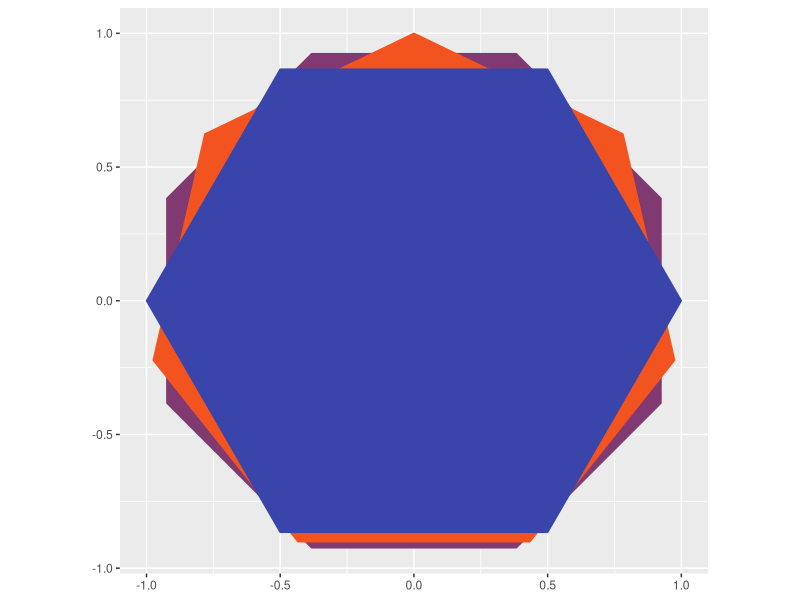
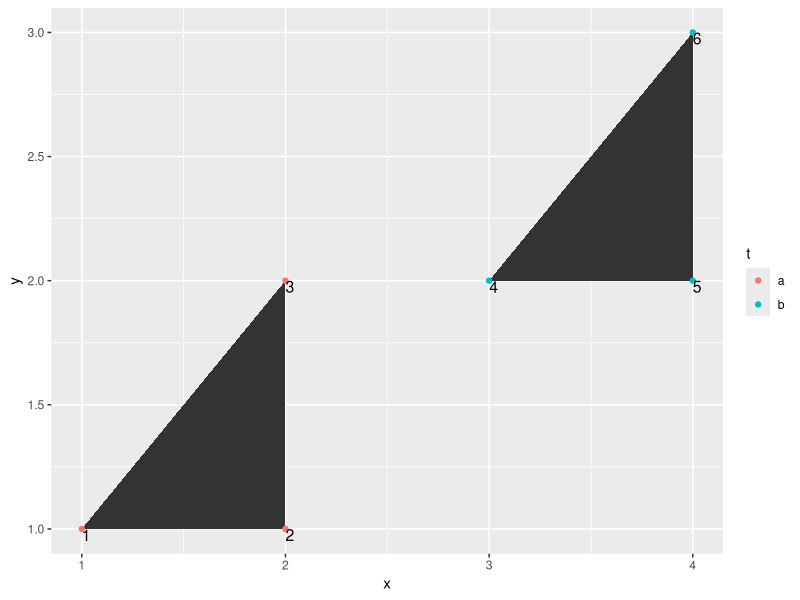
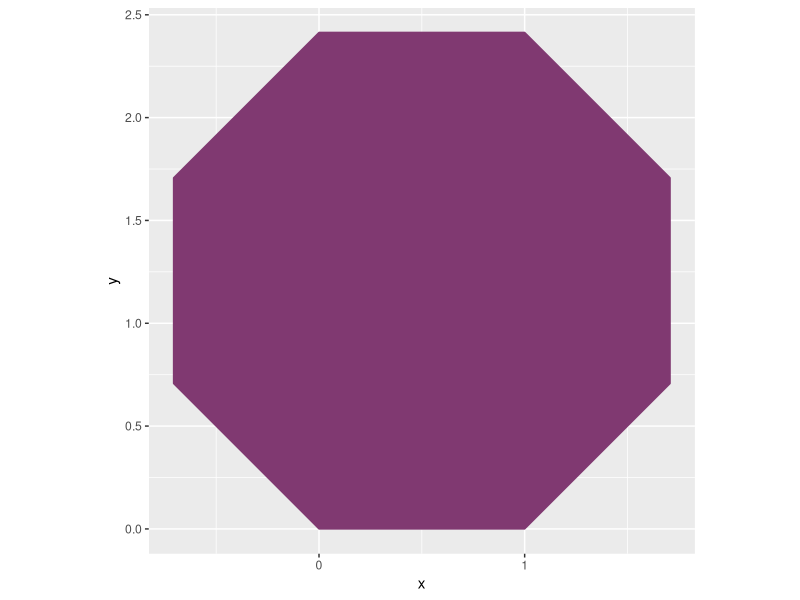
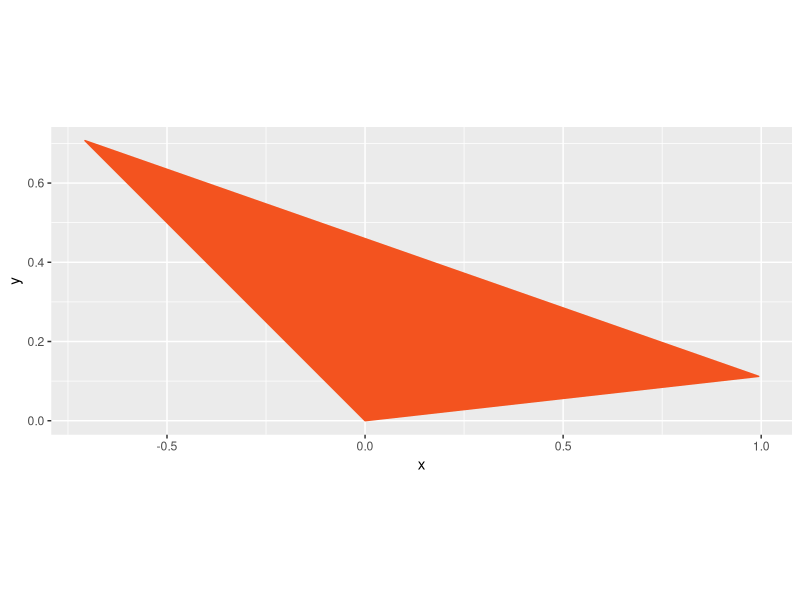
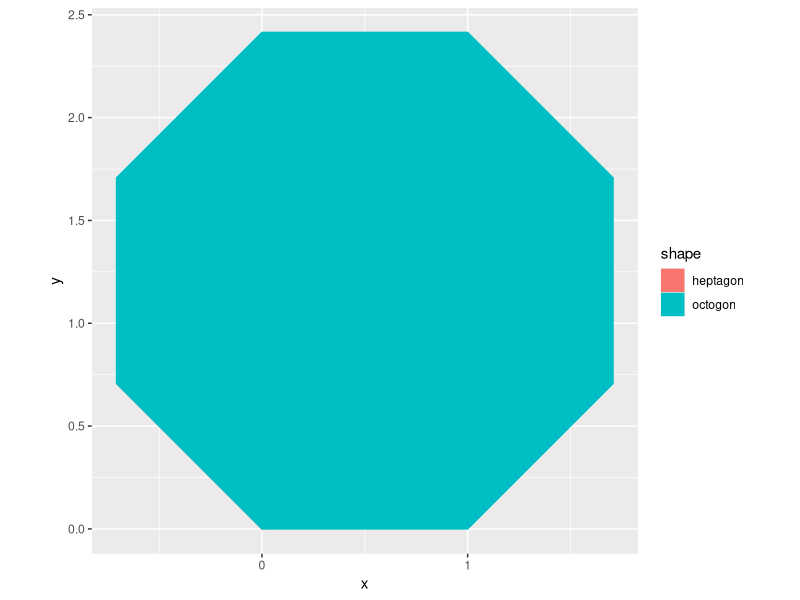
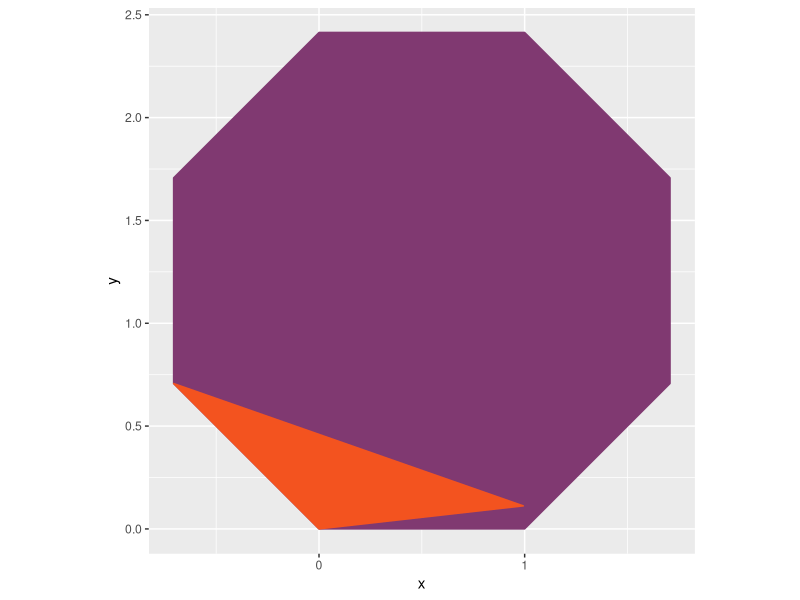
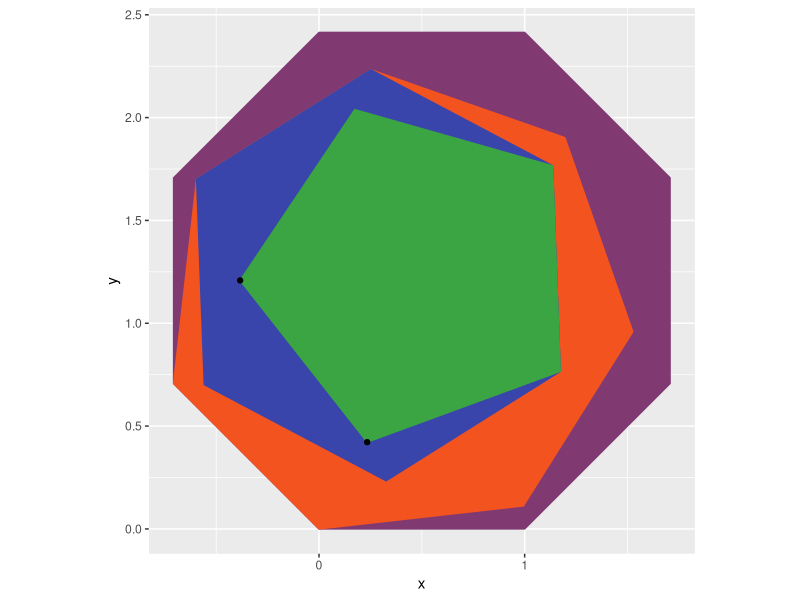
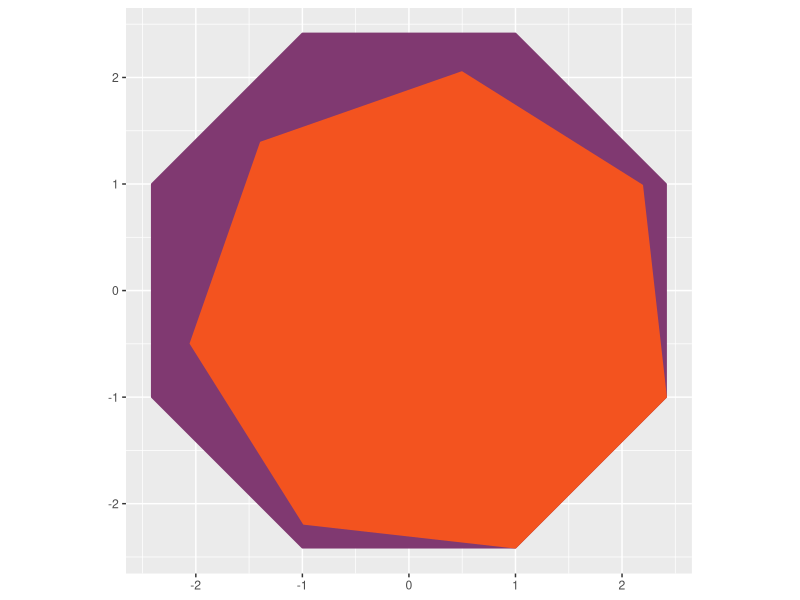

These charts were generated, in order, by the following R code: (Note: this script raises an error after producing the figures.)
## ---- chunk 1
#| label: load-packages
#| message: false

library(ggplot2)
library(ggforce)
library(dplyr)
## ---- chunk 2
#| label: draw-polygon

ggplot() +
  geom_regon(aes(x0 = 0, y0 = 0, sides = 8, r = 1, angle = 0), fill = "#803971", colour = "#803971") +
  geom_regon(aes(x0 = 0, y0 = 0, sides = 7, r = 1, angle = 0), fill = "#F3531F", colour = "#F3531F") +
  geom_regon(aes(x0 = 0, y0 = 0, sides = 6, r = 1, angle = 0), fill = "#3945AA", colour = "#3945AA") +
  coord_fixed()
## ---- chunk 3
#| label: geom-polygon-example

d <- data.frame(x=c(1,2,2, 3,4,4), 
                y=c(1,1,2, 2,2,3), 
                t=c('a', 'a', 'a',  'b', 'b', 'b'), 
                r=c(1,2,3, 4,5,6))
d

ggplot() +
  geom_polygon(data=d, mapping=aes(x=x, y=y, group=t)) + # draws the two trianges
  geom_point(data=d, aes(x=x, y=y, color=t)) + # adds coloured dots on vertices
  geom_text(data=d, aes(x=x, y=y, label=r), hjust=0, vjust=1, size=4) # numbers the corners
 
## ---- chunk 4
#| label: octogon-df

# square root of 0.5
srp5 <- sqrt(0.5)

octogon <- tribble(
  ~x, ~y,
  0, 0,
  -srp5, srp5,
  -srp5, 1 + srp5,
  0, 1 + 2*srp5,
  1, 1 + 2*srp5,
  1 + srp5, 1 + srp5,
  1 + srp5, srp5,
  1, 0
)

octogon <-
  octogon %>%
  mutate(shape = "octogon")

## ---- chunk 5
#| label: plot-octogon

ggplot() +
  geom_polygon(data = octogon,
               aes(x, y, group = shape),
               #aes(x,y),
               fill = "#803971", colour = "#803971") +
  coord_fixed()
## ---- chunk 6

#| label: heptagon-df
heptagon <- tribble(
  ~x, ~y,
  0, 0,
  -srp5, srp5,
  cos(pi/28), sin(pi/28)
)

heptagon <-
  heptagon %>%
  mutate(shape = "heptagon")
## ---- chunk 7
#| label: plot-heptagon

ggplot() +
  geom_polygon(data = heptagon,
               aes(x, y, group = shape),
               fill = "#F3531F", colour = "#F3531F") +
  coord_fixed()
## ---- chunk 8
#| label: plot-8-7

polygons <-
  bind_rows(octogon, heptagon)

## ---- chunk 9
ggplot() +
  geom_polygon(data = polygons,
               aes(x, y, group = shape, colour = shape, fill = shape)) +
  coord_fixed()
## ---- chunk 10
ggplot() +
  geom_polygon(data = octogon,
               aes(x, y, group = shape),
               fill = "#803971", colour = "#803971") +
  geom_polygon(data = heptagon,
               aes(x, y, group = shape),
               fill = "#F3531F", colour = "#F3531F") +
  coord_fixed()
## ---- chunk 11
#| label: octogon-df-2

# square root of 0.5
srp5 <- sqrt(0.5)

octogon <- tribble(
  ~x, ~y,
  0, 0,
  -srp5, srp5,
  -srp5, 1 + srp5,
  0, 1 + 2*srp5,
  1, 1 + 2*srp5,
  1 + srp5, 1 + srp5,
  1 + srp5, srp5,
  1, 0
)

## ---- chunk 12

#| label: heptagon-df-2
heptagon <- tribble(
  ~x, ~y,
  0, 0,
  -srp5, srp5,
  -srp5+sin(pi/28), srp5+cos(pi/28), #shared with hexagon
  -srp5+sin(pi/28)+cospi(5/28), srp5+cos(pi/28) + sinpi(5/28), #shared with hexagon
  -srp5+sin(pi/28)+cospi(5/28)+sinpi(11/28), srp5+cos(pi/28) + sinpi(5/28) - cospi(11/28),
  cos(pi/28) + sinpi(5/28), sin(pi/28) + cospi(5/28),
  cos(pi/28), sin(pi/28)
)
## ---- chunk 13
a <- acos(sinpi(5/28))
b <- 2*pi/3 - a
g <- pi/2 - b
d <- pi/2 - a
h <- pi/6 - g
j <- pi/2 - h
k <- 2*pi/3 - j
e <- 2*pi/3 - d

x0 <- -srp5+sin(pi/28)
y0 <- srp5+cos(pi/28)
x1 <- -srp5+sin(pi/28)+cospi(5/28)
y1 <- srp5+cos(pi/28) + sinpi(5/28)
## ---- chunk 14
#| label: hexagon
# hexagon <- tribble(
#   ~x, ~y,
#   -srp5+sin(pi/28), srp5+cos(pi/28), #shared with hexagon
#   -srp5+sin(pi/28)+cospi(5/28), srp5+cos(pi/28) + sinpi(5/28), #shared with hexagon
#   -srp5+sin(pi/28)+cospi(5/28) + sin(b), srp5+cos(pi/28) + sinpi(5/28) - cos(b)
# )

hexagon <- tribble(
  ~x, ~y,
  x0, y0, #shared with hexagon
  x1, y1, #shared with hexagon
  x1 + sin(b), y1 - cos(b),
  x1 + sin(b) + sin(h), y1 - cos(b) - cos(h),
  x1 + sin(b) + sin(h) - cos(k), y1 - cos(b) - cos(h) -sin(k),
  x0 + cos(e), y0 - sin(e)
)
## ---- chunk 15
#| label: pentagon

a2 <- 2*pi/5 - h
b2 <- pi/2 - a2
d2 <- 2*pi/5 - b2
e2 <- pi/2 - d2
f2 <- 2*pi/5 - e2

pentagon <- tribble(
  ~x, ~y,
  x1 + sin(b), y1 - cos(b),
  x1 + sin(b) + sin(h), y1 - cos(b) - cos(h),
  x1 + sin(b) + sin(h) - sin(a2), y1 - cos(b) - cos(h) - cos(a2),
  x1 + sin(b) + sin(h) - sin(a2) - cos(d2), y1 - cos(b) - cos(h) - cos(a2) + sin(d2),
  x1 + sin(b) + sin(h) - sin(a2) - cos(d2) + sin(f2), y1 - cos(b) - cos(h) - cos(a2) + sin(d2) + cos(f2)
)

## ---- chunk 16
#| label: square

x2 <- x1 + sin(b) + sin(h) - sin(a2)
y2 <- y1 - cos(b) - cos(h) - cos(a2)

square <- tribble(
  ~x, ~y,
  x2, y2,
  x2 - cos(d2), y2 + sin(d2),
)

## ---- chunk 17

#| plot

ggplot() +
  geom_polygon(data = octogon,
               aes(x, y),
               fill = "#803971", colour = "#803971") +
  geom_polygon(data = heptagon,
               aes(x, y),
               fill = "#F3531F", colour = "#F3531F") +
  geom_polygon(data = hexagon,
               aes(x,y),
               fill = "#3945AA", colour = "#3945AA") +
  geom_polygon(data = pentagon,
               aes(x, y),
               fill = "#3AA542", colour = "#3AA542") +
  geom_point(data = square,
               aes(x, y)
               #fill = "#3AA542", colour = "#3AA542") +
  ) +
  coord_fixed() 
## ---- chunk 18
r8 <- 1/sin(pi/8)
r7 <- 1/sin(pi/7)
a8 <- 1/tan(pi/8)
a7 <- 1/tan(pi/7)

r87 <- r8-r7
a87 <- a8-a7

# z <- pi/4 - pi/8 #4 in relation to n?
## ---- chunk 19
ggplot() +
  geom_regon(aes(x0 = 0, y0 = 0, sides = 8, r = 1/sin(pi/8), angle = 0), fill = "#803971", colour = "#803971") +
  geom_regon(aes(x0 = a87*cos(7 * pi/4), 
                 y0 = a87*sin(7 * pi/4), 
                 #x0 = 0,
                 #y0 = 0,
                 sides = 7, 
                 r = 1/sin(pi/7), 
                 angle = (2*pi)/8), 
                 fill = "#F3531F", colour = "#F3531F") +
  coord_fixed()
## ---- chunk 20
ggplot() +
  geom_regon(aes(x0 = 0, y0 = 0, sides = 8, r = 1/sin(pi/8), angle = 0), fill = "#803971", colour = "#803971") +
  geom_regon(aes(#x0 = a87*sin(2 * pi/4), 
                 #y0 = a87*cos(2 * pi/4), 
                 x0 = a87*cos(0 * pi/4),
                 y0 = a87*sin(0 * pi/4), 
                 #x0 = 0,
                 #y0 = 0,
                 sides = 7, 
                 r = 1/sin(pi/7), 
                 angle = 2*(2*pi)/8), 
                 fill = "#F3531F", colour = "#F3531F") +
  coord_fixed()
## ---- chunk 21
ggplot() +
  geom_regon(aes(x0 = 0, y0 = 0, sides = 8, r = 1/sin(pi/8), angle = 0), fill = "#803971", colour = "#803971") +
  geom_regon(aes(x0 = a87*sin(1 * pi/4), 
                 y0 = a87*cos(1 * pi/4), 
                 #x0 = 0,
                 #y0 = 0,
                 sides = 7, 
                 r = 1/sin(pi/7), 
                 angle = 3*(2*pi)/8), 
                 fill = "#F3531F", colour = "#F3531F") +
  coord_fixed()
## ---- chunk 22
ggplot() +
  geom_regon(aes(x0 = 0, y0 = 0, sides = 8, r = 1/sin(pi/8), angle = 0), fill = "#803971", colour = "#803971") +
  geom_regon(aes(x0 = a87*cos(2 * pi/4),
                 y0 = a87*sin(2 * pi/4), 
                 #x0 = 0,
                 #y0 = 0,
                 sides = 7, 
                 r = 1/sin(pi/7), 
                 angle = 4*(2*pi)/8), 
                 fill = "#F3531F", colour = "#F3531F") +
  coord_fixed()
## ---- chunk 23
ggplot() +
  geom_regon(aes(x0 = 0, y0 = 0, sides = 8, r = 1/sin(pi/8), angle = 0), fill = "#803971", colour = "#803971") +
  geom_regon(aes(x0 = a87*cos(3 * pi/4),
                 y0 = a87*sin(3 * pi/4), 
                 #x0 = 0,
                 #y0 = 0,
                 sides = 7, 
                 r = 1/sin(pi/7), 
                 angle = 5*(2*pi)/8), 
                 fill = "#F3531F", colour = "#F3531F") +
  coord_fixed()
## ---- chunk 24
ggplot() +
  geom_regon(aes(x0 = 0, y0 = 0, sides = 8, r = 1/sin(pi/8), angle = 0), fill = "#803971", colour = "#803971") +
  geom_regon(aes(x0 = a87*cos(4 * pi/4),
                 y0 = a87*sin(4 * pi/4), 
                 #x0 = 0,
                 #y0 = 0,
                 sides = 7, 
                 r = 1/sin(pi/7), 
                 angle = 6*(2*pi)/8), 
                 fill = "#F3531F", colour = "#F3531F") +
  coord_fixed()
## ---- chunk 25
ggplot() +
  geom_regon(aes(x0 = 0, y0 = 0, sides = 8, r = 1/sin(pi/8), angle = 0), fill = "#803971", colour = "#803971") +
  geom_regon(aes(x0 = a87*cos(5 * pi/4),
                 y0 = a87*sin(5 * pi/4), 
                 #x0 = 0,
                 #y0 = 0,
                 sides = 7, 
                 r = 1/sin(pi/7), 
                 angle = 7*(2*pi)/8), 
                 fill = "#F3531F", colour = "#F3531F") +
  coord_fixed()
## ---- chunk 26
ggplot() +
  geom_regon(aes(x0 = 0, y0 = 0, sides = 8, r = 1/sin(pi/8), angle = 0), fill = "#803971", colour = "#803971") +
  geom_regon(aes(x0 = a87*cos(6 * pi/4),
                 y0 = a87*sin(6 * pi/4), 
                 #x0 = 0,
                 #y0 = 0,
                 sides = 7, 
                 r = 1/sin(pi/7), 
                 angle = 0*(2*pi)/8), 
                 fill = "#F3531F", colour = "#F3531F") +
  coord_fixed()
## ---- chunk 27

n <- 8
k <- 4

ggplot() +
  geom_regon(aes(x0 = 0, y0 = 0, sides = 8, r = 1/sin(pi/8), angle = 0), fill = "#803971", colour = "#803971") +
  geom_regon(aes(x0 = a87*cos((k-1) * pi/4),
                 y0 = a87*sin((k-1) * pi/4), 
                 #x0 = 0,
                 #y0 = 0,
                 sides = 7, 
                 r = 1/sin(pi/7), 
                 angle = (k+1)*(2*pi)/n), 
                 fill = "#F3531F", colour = "#F3531F") +
  coord_fixed()
## ---- chunk 28
n <- 6
k <- 1

rn <- 1/sin(pi/n)
rnm1 <- 1/sin(pi/(n-1))
an <- 1/tan(pi/n)
anm1 <- 1/tan(pi/(n-1))

rd <- rn-rnm1 # r_difference
ad <- an-anm1


ggplot() +
  geom_regon(aes(x0 = 0, y0 = 0, sides = n, r = rn, angle = pi/2), fill = "#803971", colour = "#803971") +
  geom_regon(aes(x0 = ad*cos((k+1) * 2*pi/n),
                 y0 = ad*sin((k+1) * 2*pi/n), 
                 #x0 = 0,
                 #y0 = 0,
                 sides = (n-1), 
                 r = rnm1, 
                 angle = (k-1)*(2*pi)/n), 
                 fill = "#F3531F", colour = "#F3531F") +
  coord_fixed()
## ---- chunk 29
n <- 6
k <- 2

rn <- 1/sin(pi/n)
rnm1 <- 1/sin(pi/(n-1))
an <- 1/tan(pi/n)
anm1 <- 1/tan(pi/(n-1))

rd <- rn-rnm1 # r_difference
ad <- an-anm1


ggplot() +
  geom_regon(aes(x0 = 0, y0 = 0, sides = n, r = rn, angle = pi/2), fill = "#803971", colour = "#803971") +
  geom_regon(aes(x0 = ad*cos((k-1) * 2*pi/n),
                 y0 = ad*sin((k-1) * 2*pi/n), 
                 #x0 = 0,
                 #y0 = 0,
                 sides = (n-1), 
                 r = rnm1, 
                 angle = (k+1)*(2*pi)/n), 
                 fill = "#F3531F", colour = "#F3531F") +
  coord_fixed()
## ---- chunk 30
#| label: draw-polygon-90

ggplot() +
  geom_regon(aes(x0 = 0, y0 = 0, sides = 8, r = 1, angle = pi/2), fill = "#803971", colour = "#803971") +
  geom_regon(aes(x0 = 0, y0 = 0, sides = 7, r = 1, angle = pi/2), fill = "#F3531F", colour = "#F3531F") +
  geom_regon(aes(x0 = 0, y0 = 0, sides = 6, r = 1, angle = pi/2), fill = "#3945AA", colour = "#3945AA") +
    geom_regon(aes(x0 = 0, y0 = 0, sides = 5, r = 1, angle = pi/2), fill = "#3AA542", colour = "#3AA542") +
  geom_point(data = my_points,
             aes(x,y)) +
  coord_fixed()
## ---- chunk 31
#| label: points

my_points <- tribble(
  ~x, ~y,
  0, 0,
  cos(pi/5), sin(pi/5)
)
## ---- chunk 32
#This works!
n <- 5
k <- 4

rn <- 1/sin(pi/n)
rnm1 <- 1/sin(pi/(n-1))
an <- 1/tan(pi/n)
anm1 <- 1/tan(pi/(n-1))

rd <- rn-rnm1 # r_difference
ad <- an-anm1

my_points <- tribble(
  ~x, ~y,
  0, 0,
  #rnm1*cos(pi/5), rnm1*sin(pi/5),
  anm1, 0
)

ang <- 2*pi/n

ggplot() +
  geom_regon(aes(x0 = 0, y0 = 0, sides = n, r = rn, angle = pi/2), fill = "#803971", colour = "#803971") +
  geom_regon(aes(x0 = ad*cos((k-1)*2*pi/n),
                 y0 = ad*sin((k-1)*2*pi/n), 
                 #x0 = 0,
                 #y0 = 0,
                 sides = (n-1), 
                 r = rnm1, 
                 #angle = (k+1)*(2*pi)/n), 
                 angle = pi/2 + (k-1)*2*pi/n),
                 fill = "#F3531F", colour = "#F3531F") +
  #geom_point(data = my_points,
  #           aes(x,y)) +
  coord_fixed()
## ---- chunk 33
#| label: poly-in-poly-function

# n is number of sides of outer polygon (inside polygon will have n-1 sides)
# k is the side of the polygon to attach the inner shape to (1 is right-most vertical, then clockwise)
inscribe_polygon_first_attempt <- function(n, k, col_n, col_nm1, x0 = 0, y0 = 0, angle = pi/2) {
  
  rn <- 1/sin(pi/n)
  rnm1 <- 1/sin(pi/(n-1))
  an <- 1/tan(pi/n)
  anm1 <- 1/tan(pi/(n-1))
  
  rd <- rn-rnm1 # r_difference
  ad <- an-anm1
  
  ang <- 2*pi/n
  
  ggplot() +
    geom_regon(aes(x0 = x0, y0 = y0, sides = n, r = rn, angle = angle), fill = col_n, colour = col_n) + #angle replaces pi/2
    geom_regon(aes(x0 = ad*cos((k-1)*2*pi/n),
                   y0 = ad*sin((k-1)*2*pi/n), 
                   #x0 = 0,
                   #y0 = 0,
                   sides = (n-1), 
                   r = rnm1, 
                   angle = angle + (k-1)*2*pi/n), #(RHS angle replaces pi/2)
                   fill = col_nm1, colour = col_nm1) +
    coord_fixed()  
  
  
}

# This works - for outer polygon with rightmost edge vertical (default)
# For non-default angle, we get a pair of lined-up, but centre in the wrong place. Need to do something with x0, y0
## ---- chunk 34

inscribe_polygon(7, 2, "#803971", "#F3531F", angle = 4*pi/13)

## ---- chunk 35
# The beginning of the picture!
inscribe_polygon(8, 6, "#803971", "#F3531F")
## ---- chunk 36
inscribe_polygon_data <- function(n, k, x0 = 0, y0 = 0, angle = pi/2) {
  
  rn <- 1/sin(pi/n)
  rnm1 <- 1/sin(pi/(n-1))
  an <- 1/tan(pi/n)
  anm1 <- 1/tan(pi/(n-1))
  
  rd <- rn-rnm1 # r_difference
  ad <- an-anm1
  
  ang <- 2*pi/n
  
  return(list(new_x0 = ad*cos((k-1)*2*pi/n),
              new_y0 = ad*sin((k-1)*2*pi/n),
              r = rnm1,
              angle = angle + (k-1)*2*pi/n
              )
         )
}

#new_data <- inscribe_polygon(8, 6) 
## ---- chunk 37
hept_data <- inscribe_polygon_data(8, 6) 

my_points <- tribble(
  ~x, ~y,
  hept_data$new_x0, hept_data$new_y0,
)

ggplot() +
  # octogon
  geom_regon(aes(x0 = 0, y0 = 0, sides = 8, r = 1/sin(pi/8), angle = pi/2), fill = "#803971", colour = "#803971") + 
  # heptagon
  geom_regon(aes(x0 = hept_data$new_x0,
                 y0 = hept_data$new_y0, 
                 sides = 7, 
                 r = hept_data$r, 
                 angle = hept_data$angle),
                 fill = "#F3531F", colour = "#F3531F") +
  geom_point(data = my_points,
             aes(x,y)) + 
  #geom_regon(aes(x0 = hept_data$new_x0, y0 = hept_data$new_y0, sides = 6, r = 1/sin(pi/6), angle = pi/2 + hept_data$angle), fill = "#3945AA", colour = "#3945AA") +  
  coord_fixed()
  
## ---- chunk 38
hex_data <- inscribe_polygon_data(7, 1, hept_data$new_x0, hept_data$new_y0, hept_data$angle)

ggplot() +
  # octogon
  geom_regon(aes(x0 = 0, y0 = 0, sides = 8, r = 1/sin(pi/8), angle = pi/2), fill = "#803971", colour = "#803971") + 
  # heptagon
  geom_regon(aes(x0 = hept_data$new_x0,
                 y0 = hept_data$new_y0, 
                 sides = 7, 
                 r = hept_data$r, 
                 angle = hept_data$angle),
                 fill = "#F3531F", colour = "#F3531F") +
  # hexagon
  geom_regon(aes(x0 = hex_data$new_x0,
                 y0 = hex_data$new_y0, 
                 sides = 6, 
                 r = hex_data$r, 
                 angle = hex_data$angle),
                 fill = "#3945AA", colour = "#3945AA") +  
  geom_point(data = my_points,
             aes(x,y)) + 
  #geom_regon(aes(x0 = hept_data$new_x0, y0 = hept_data$new_y0, sides = 6, r = 1/sin(pi/6), angle = pi/2 + hept_data$angle), fill = "#3945AA", colour = "#3945AA") +  
  coord_fixed()
  
## ---- chunk 39
#| label: polygon-vec

k8 <- 6
k7 <- 2

r6 <- 1/sin(pi/6)
a6 <- 1/tan(pi/6)

r76 <- r7-r6
a76 <- a7-a6


r87 <- r8-r7

purple <- "#803971"
orange <- "#F3531F"
blue <- "#3945AA"
green <- "#3AA542"
red <- "#E53822"
yellow <- "#F7A520"


ggplot() +
  geom_regon(aes(
    x0 = c(0, a87*cos((k8-1)*2*pi/8), a87*cos((k8-1)*2*pi/8) + a76*cos((k7-1)*2*pi/7)),
    y0 = c(0, a87*sin((k8-1)*2*pi/8), a87*sin((k8-1)*2*pi/8) + a76*sin((k7-1)*2*pi/7)),
    sides = 8:6,
    angle = c(pi/2, pi/2 + (k8-1)*2*pi/8, pi/2 + (k8-1)*2*pi/8 + (k7-1)*2*pi/7),
    r = c(r8, r7, r6),
    colour = c(purple, orange, "blue"), # not sure why blue hex code not working
    fill = c(purple, orange, "blue")
  )) +
  #geom_regon(aes(x0 = 0, y0 = 0, sides = 4, r = 1, angle = 0)) +
  coord_fixed() +
  scale_colour_identity() +
  scale_fill_identity()

# This works with first octogon and heptagon
# The guess work for the hexagon isn't right (or hexagon isn't appearing for some other reason)
## ---- chunk 40
k7 <- 1

ggplot() +
  geom_regon(aes(x0 = a87*cos((k-1) * pi/4),
                 y0 = a87*sin((k-1) * pi/4), 
                 #x0 = 0,
                 #y0 = 0,
                 sides = 7, 
                 r = 1/sin(pi/7), 
                 angle = pi/2 + (k8-1)*2*pi/8, 
                 fill = "#F3531F", colour = "#F3531F")) +
  geom_regon(aes(x0 = a87*cos((k8-1)*2*pi/8) + a76*cos((k7-1)*2*pi/7),
                 y0 = a87*sin((k8-1)*2*pi/8) + a76*sin((k7-1)*2*pi/7),
                 sides = 6,
                 angle = pi/2 + (k8-1)*2*pi/8 + (k7-1)*2*pi/7,
                 r = r6,
             colour = "#3945AA",
             fill = "#3945AA")) +
  coord_fixed() +
  scale_colour_identity() +
  scale_fill_identity()  

# This works with first heptagon but the guess work for the hexagon isn't right.
# Angles are fine, but centre coordinates not
## ---- chunk 41
    geom_regon(aes(x0 = x0, y0 = y0, sides = n, r = rn, angle = angle), fill = col_n, colour = col_n) + #angle replaces pi/2
    geom_regon(aes(x0 = ad*cos((k-1)*2*pi/n),
                   y0 = ad*sin((k-1)*2*pi/n), 
                   #x0 = 0,
                   #y0 = 0,
                   sides = (n-1), 
                   r = rnm1, 
                   angle = angle + (k-1)*2*pi/n), #(RHS angle replaces pi/2)
                   fill = col_nm1, colour = col_nm1) +
## ---- chunk 42
inscribe_all_polygon <- function(n_max = 8, n_min = 3, k, col_n, col_nm1, x0 = 0, y0 = 0, angle = pi/2) {
  
  #rn <- 1/sin(pi/n)
  #rnm1 <- 1/sin(pi/(n-1))
  #an <- 1/tan(pi/n)
  #anm1 <- 1/tan(pi/(n-1))
  
  rs <- 1/sin(pi/(n_max:n_min))
  
  
  rd <- rn-rnm1 # r_difference
  ad <- an-anm1
  
  ang <- 2*pi/n
  
  ggplot() +
    geom_regon(aes(x0 = x0, y0 = y0, sides = n, r = rn, angle = angle), fill = col_n, colour = col_n) + #angle replaces pi/2
    geom_regon(aes(x0 = ad*cos((k-1)*2*pi/n),
                   y0 = ad*sin((k-1)*2*pi/n), 
                   #x0 = 0,
                   #y0 = 0,
                   sides = (n-1), 
                   r = rnm1, 
                   angle = angle + (k-1)*2*pi/n), #(RHS angle replaces pi/2)
                   fill = col_nm1, colour = col_nm1) +
    coord_fixed()  
  
  
}

## ---- chunk 43
#| label: poly-in-poly-function-2

# n is number of sides of outer polygon (inside polygon will have n-1 sides)
# k is the side of the polygon to attach the inner shape to (1 is right-most vertical, then clockwise)
inscribe_polygon <- function(n, k, col_n, col_nm1, x0 = 0, y0 = 0, angle = pi/2) {
  
  rn <- 1/sin(pi/n)
  rnm1 <- 1/sin(pi/(n-1))
  an <- 1/tan(pi/n)
  anm1 <- 1/tan(pi/(n-1))
  
  rd <- rn-rnm1 # r_difference
  ad <- an-anm1
  
  ang <- 2*pi/n
  
  ggplot() +
    geom_regon(aes(x0 = x0, y0 = y0, sides = n, r = rn, angle = angle), fill = col_n, colour = col_n) + #angle replaces pi/2
    geom_regon(aes(x0 = ad*cos((k-1)*2*pi/n),
                   y0 = ad*sin((k-1)*2*pi/n), 
                   #x0 = 0,
                   #y0 = 0,
                   sides = (n-1), 
                   r = rnm1, 
                   angle = angle + (k-1)*2*pi/n), #(RHS angle replaces pi/2)
                   fill = col_nm1, colour = col_nm1) +
    coord_fixed()  
  
  
}

# This works - for outer polygon with rightmost edge vertical (default)
# For non-default angle, we get a pair of lined-up, but centre in the wrong place. Need to do something with x0, y0
## ---- chunk 44
rn <- 1/sin(pi/n)
rnm1 <- 1/sin(pi/(n-1))
an <- 1/tan(pi/n)
anm1 <- 1/tan(pi/(n-1))
  
rd <- rn-rnm1 # r_difference
ad <- an-anm1

r5 <- 1/sin(pi/5)
a5 <- 1/tan(pi/5)
r65 <- r6 - r5
a65 <- a6 - a5
## ---- chunk 45

theta <- pi/11

x <- 0.5
y <- 1/3

circle_df <- tribble(
  ~x0, ~y0, ~r,
  x, y, a65
)

ggplot() +
  geom_regon(aes(x0 = x, y0 = y, sides = 6, r = r6, angle = pi/2 + theta, color = "#3945AA", fill = "#3945AA"))  +
  geom_regon(aes(x0 = x + a65 * cos(theta), y0 = y + a65 * sin(theta), sides = 5, r = r5, angle = pi/2 + theta, color = "#3AA542", fill = "#3AA542"))  +
  #geom_regon(aes(x0 = x, y0 = y, sides = 5, r = r5, angle = pi/2 + theta), colour = "black")  +
  geom_spoke(aes(x = x, y = y, angle = theta , radius = a5)) +
  #geom_spoke(aes(x = x, y = y, angle = theta , radius = a5)) +
  geom_circle(data = circle_df, aes(x0 = x0, y0 = y0, r = r)) +   
  coord_fixed() +
  scale_colour_identity() +
  scale_fill_identity() 

# Works!
## ---- chunk 46

#This works!

theta <- pi/11

x <- 0.5
y <- 1/3

k <- 1

ang <- theta + (k-1)*2*pi/6

circle_df <- tribble(
  ~x0, ~y0, ~r,
  x, y, a65
)

ggplot() +
  geom_regon(aes(x0 = x, y0 = y, sides = 6, r = r6, angle = pi/2 + theta, color = "#3945AA", fill = "#3945AA"))  +
  #geom_regon(aes(x0 = x + a65 * cos(theta), y0 = y + a65 * sin(theta), sides = 5, r = r5, angle = pi/2 + theta + (k-1)*2*pi/6, color = "#3AA542", fill = "#3AA542"))  +
  geom_regon(aes(x0 = x + a65*cos(ang), y0 = y + a65*sin(ang), sides = 5, r = r5, angle = pi/2 + theta + (k-1)*2*pi/6, color = "#3AA542", fill = "#3AA542"))  +
  #geom_spoke(aes(x = x, y = y, angle = theta + (k-1)*2*pi/6, radius = a5)) +
  #geom_spoke(aes(x = x, y = y, angle = 0, radius = a5)) +
  #geom_spoke(aes(x = x, y = y, angle = 3*pi/2, radius = abs(a5 * sin(ang)))) +
  #geom_spoke(aes(x = 0, y = 0, angle = 3pi, radius = a5)) +
  #geom_circle(data = circle_df, aes(x0 = x0, y0 = y0, r = r)) +   
  coord_fixed() +
  scale_colour_identity() +
  scale_fill_identity() 
 
## ---- chunk 47
#| label: inscribe-polygon

# n is number of sides of outer polygon (inside polygon will have n-1 sides)
# k is the side of the polygon to attach the inner shape to (1 is right-most vertical when angle = pi/2, then clockwise)
# angle starts from east and increases clockwise

inscribe_polygon <- function(n = 8, k = 1, x0 = 0, y0 = 0, angle = 0, col_n = "black", col_nm1 = "blue") {
  
  rn <- 1/sin(pi/n)
  rnm1 <- 1/sin(pi/(n-1))
  an <- 1/tan(pi/n)
  anm1 <- 1/tan(pi/(n-1))
  
  rd <- rn-rnm1 # r_difference
  ad <- an-anm1
  
  ang <- angle + (k-1)*2*pi/n
  #ang <- pi/2 + angle + (k-1)*2*pi/n
  
  ggplot() +
    geom_regon(aes(x0 = x0, y0 = y0, sides = n, r = rn, angle = pi/2 + angle), 
               color = col_n, fill = col_n) + 
    geom_regon(aes(x0 = x0 + ad*cos(ang), y0 = y0 + ad*sin(ang), sides = n-1, r = rnm1, angle = pi/2 + ang), color = col_nm1, fill = col_nm1)  +
    #geom_regon(aes(x0 = x0, y0 = y0, sides = n, r = rn, angle = angle), 
    #           color = col_n, fill = col_n) + 
    #geom_regon(aes(x0 = x0 + ad*cos(ang), y0 = y0 + ad*sin(ang), sides = n-1, r = rnm1, angle = ang), color = col_nm1, fill = col_nm1)  +
    coord_fixed()  
  
}


## ---- chunk 48
inscribe_polygon(n = 7, k = 6, x0 = hept$x0, y0 = hept$y0, angle = hept$angle)
## ---- chunk 49

inscribe_polygon(n = 8, k = 5, x0 = 0.5, y0 = 1/3, angle = pi/5, col_n = "#803971", col_nm1 = "#3945AA")
## ---- chunk 50

x0 <- c(0,1,2)
y0 <- c(2,0,1)
sides <- c(7:5)
r <- c(3, 2, 1) 
angle <- c(pi/11, pi/13, pi/2)
my_colours <- c("#803971", "#F3531F", "#3945AA")

polygon_df <- tibble(x0 = x0, y0 = y0, sides = sides, r = r, angle = angle, colour = my_colours)

ggplot(polygon_df) +
  geom_regon(aes(x0 = x0, y0 = y0, sides = sides, r = r, angle = angle, color = my_colours, fill = my_colours)) +
  coord_fixed() +
  scale_colour_identity() +
  scale_fill_identity()

# Hmm, they don't plot in order. The pentagon should be on top!
## ---- chunk 51

inscribe_polygon_data <- function(n = 8, k = NULL, x0 = 0, y0 = 0, angle = 0) {
  
  if (is.null(k)) k <- sample(1:n, 1)
  
  rn <- 1/sin(pi/n)
  rnm1 <- 1/sin(pi/(n-1))
  an <- 1/tan(pi/n)
  anm1 <- 1/tan(pi/(n-1))
  
  rd <- rn-rnm1 # r_difference
  ad <- an-anm1
  
  ang <- angle + (k-1)*2*pi/n
  
  out <- list(n = n - 1, x0 = x0 + ad*cos(ang), y0 = y0 + ad*sin(ang), angle = pi/2 + ang, r = rn)
  
  return(out)
  
  #ggplot() +
  #  geom_regon(aes(x0 = x0, y0 = y0, sides = n, r = rn, angle = pi/2 + angle), 
         #      color = col_n, fill = col_n) + 
  #  geom_regon(aes(x0 = x0 + ad*cos(ang), y0 = y0 + ad*sin(ang), sides = n-1, r = rnm1, angle = pi/2 + ang), color = col_nm1, fill = col_nm1)  +
  #  coord_fixed()  
  
}

## ---- chunk 52
#This layering works, whereas vectors and dataframes are buggy in terms of order

#ggplot() +
#  geom_regon(aes(x0=0,y0=0,sides=8,r=1,angle=0), colour = "red", fill = "red") +
#  geom_regon(aes(x0=0,y0=0,sides=7,r=1,angle=0), colour = "yellow", fill = "yellow") +
#  geom_regon(aes(x0=0,y0=0,sides=6,r=1,angle=0), colour = "blue", fill = "blue") +
#  geom_regon(aes(x0=0,y0=0,sides=5,r=1,angle=0), colour = "green", fill = "green") +
#  coord_fixed()
## ---- chunk 53
inscribe_polygon_data()
## ---- chunk 54
#| label: plot-all-default

# plot all (need to thing about how to handle k, both for default and random)

# indexed by number of sides of shape
cols <- c(NA, NA, "#F7A520", "#E53822", "#3AA542", "#3945AA", "#F3531F", "#803971")

rn <- 1/sin(pi/(1:8))

hept <- inscribe_polygon_data(n = 8, k = 6)
hex <- inscribe_polygon_data(n = 7, k = 6, x0 = hept$x0, y0 = hept$y0, angle = hept$angle - pi/2)
pent <- inscribe_polygon_data(n = 6, k = 5, x0 = hex$x0, y0 = hex$y0, angle = hex$angle - pi/2)
sq <- inscribe_polygon_data(n = 5, k = 4, x0 = pent$x0, y0 = pent$y0, angle = pent$angle - pi/2)
tri <- inscribe_polygon_data(n = 4, k = 3, x0 = sq$x0, y0 = sq$y0, angle = sq$angle - pi/2)

ggplot() +
  geom_regon(aes(x0 = 0, y0 = 0, sides = 8, r = rn[8], angle = 0), colour = cols[8], fill = cols[8]) +
  geom_regon(aes(x0 = hept$x0, y0 = hept$y0, sides = 7, r = rn[7], angle = hept$angle), colour = cols[7], fill = cols[7]) +
  geom_regon(aes(x0 = hex$x0, y0 = hex$y0, sides = 6, r = rn[6], angle = hex$angle), colour = cols[6], fill = cols[6]) +
  geom_regon(aes(x0 = pent$x0, y0 = pent$y0, sides = 5, r = rn[5], angle = pent$angle), colour = cols[5], fill = cols[5]) +
  geom_regon(aes(x0 = sq$x0, y0 = sq$y0, sides = 4, r = rn[4], angle = sq$angle), colour = cols[4], fill = cols[4]) +  
  geom_regon(aes(x0 = tri$x0, y0 = tri$y0, sides = 3, r = rn[3], angle = tri$angle), colour = cols[3], fill = cols[3]) + 
  coord_fixed()

## ---- chunk 55
inscribe_polygon(n = 7, k = 6, x0 = hept$x0, y0 = hept$y0, angle = hept$angle - pi/2)
